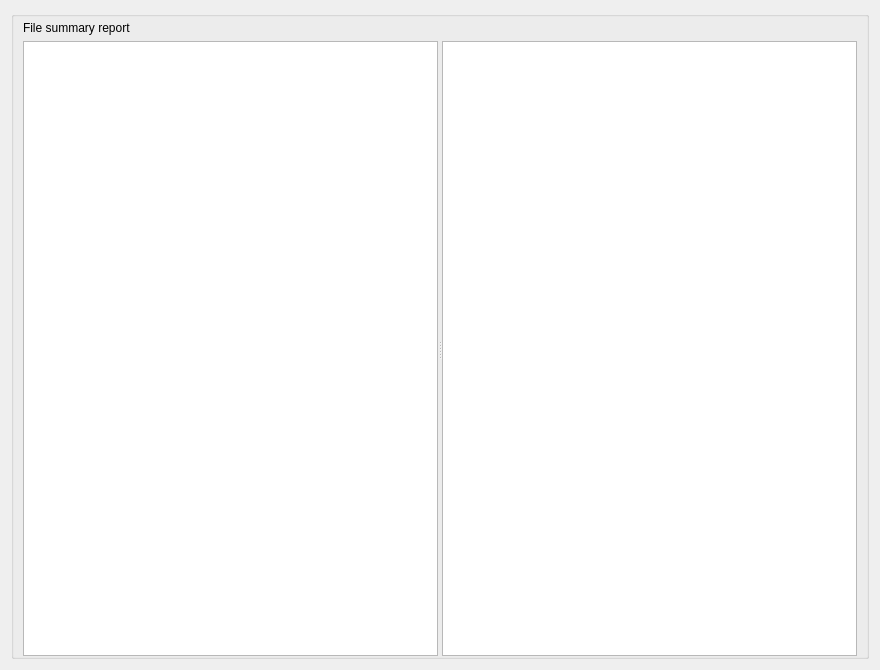
<?xml version="1.0" encoding="UTF-8"?>
<ui version="4.0">
 <class>Dialog_file_summary</class>
 <widget class="QDialog" name="Dialog_file_summary">
  <property name="geometry">
   <rect>
    <x>0</x>
    <y>0</y>
    <width>880</width>
    <height>670</height>
   </rect>
  </property>
  <property name="windowTitle">
   <string>File summary</string>
  </property>
  <layout class="QGridLayout" name="gridLayout">
   <item row="1" column="1">
    <widget class="QGroupBox" name="groupBox_2">
     <property name="title">
      <string/>
     </property>
     <layout class="QGridLayout" name="gridLayout_2">
      <property name="topMargin">
       <number>0</number>
      </property>
      <property name="bottomMargin">
       <number>0</number>
      </property>
      <property name="verticalSpacing">
       <number>2</number>
      </property>
      <item row="0" column="0">
       <widget class="QLabel" name="label_files">
        <property name="minimumSize">
         <size>
          <width>0</width>
          <height>22</height>
         </size>
        </property>
        <property name="maximumSize">
         <size>
          <width>16777215</width>
          <height>22</height>
         </size>
        </property>
        <property name="text">
         <string>File summary report</string>
        </property>
       </widget>
      </item>
      <item row="1" column="0">
       <widget class="QSplitter" name="splitter">
        <property name="orientation">
         <enum>Qt::Horizontal</enum>
        </property>
        <widget class="QListWidget" name="listWidget"/>
        <widget class="QTextEdit" name="textEdit"/>
       </widget>
      </item>
     </layout>
    </widget>
   </item>
  </layout>
 </widget>
 <tabstops>
  <tabstop>listWidget</tabstop>
  <tabstop>textEdit</tabstop>
 </tabstops>
 <resources/>
 <connections/>
</ui>
